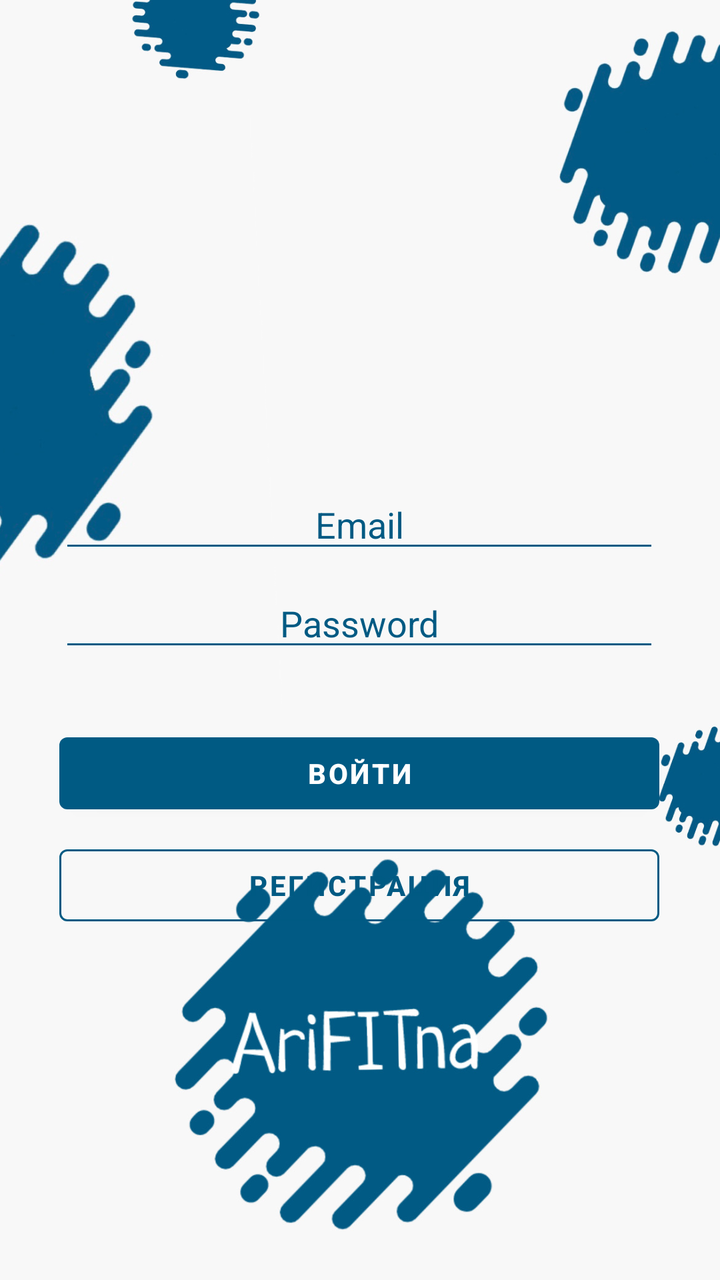
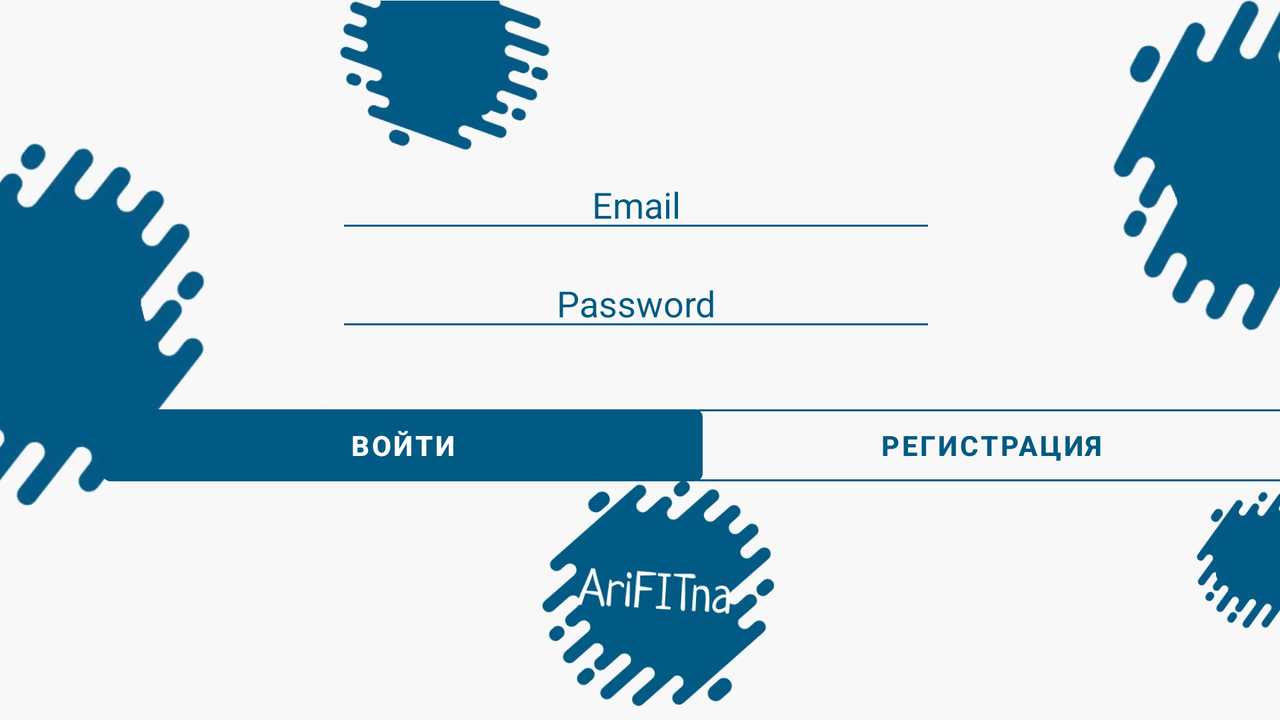

The same Android screen from two of the app's own layout files: first res/layout/ as a phone draws it, then the repository's variant for another configuration, drawn on a device whose configuration selects that folder. Both files follow.
<!-- AndroidManifest.xml: application theme Theme.Arifitna -->
<!-- res/layout/fragment_sign_in.xml -->
<?xml version="1.0" encoding="utf-8"?>
<androidx.constraintlayout.widget.ConstraintLayout xmlns:android="http://schemas.android.com/apk/res/android"
    xmlns:app="http://schemas.android.com/apk/res-auto"
    xmlns:tools="http://schemas.android.com/tools"
    android:layout_width="match_parent"
    android:layout_height="match_parent"
    android:background="@drawable/img0383"
    tools:context=".ui.signIn.signInFragment.SignInFragment">

    <EditText
        android:id="@+id/input_email"
        android:layout_width="300dp"
        android:layout_height="wrap_content"
        android:layout_marginTop="240dp"
        android:backgroundTint="@color/colorPrimary"
        android:gravity="center"
        android:hint="@string/email"
        android:inputType="textEmailAddress"
        android:textColor="@color/colorPrimary"
        android:textColorHint="@color/colorPrimary"
        android:textCursorDrawable="@color/colorPrimary"
        app:layout_constraintEnd_toEndOf="parent"
        app:layout_constraintHorizontal_bias="0.495"
        app:layout_constraintStart_toStartOf="parent"
        app:layout_constraintTop_toTopOf="parent" />

    <EditText
        android:id="@+id/input_password"
        android:layout_width="300dp"
        android:layout_height="wrap_content"
        android:layout_marginTop="8dp"
        android:backgroundTint="@color/colorPrimary"
        android:gravity="center"
        android:hint="@string/password"
        android:inputType="textPassword"
        android:textColor="@color/colorPrimary"
        android:textColorHint="@color/colorPrimary"
        android:textCursorDrawable="@color/colorPrimary"
        app:layout_constraintEnd_toEndOf="@+id/input_email"
        app:layout_constraintHorizontal_bias="0.0"
        app:layout_constraintStart_toStartOf="@+id/input_email"
        app:layout_constraintTop_toBottomOf="@+id/input_email" />

    <Button
        android:id="@+id/btIn"
        android:layout_width="300dp"
        android:layout_height="wrap_content"
        android:layout_marginTop="32dp"
        android:text="Войти"
        android:textColor="@color/white"
        android:textStyle="bold"
        app:layout_constraintEnd_toEndOf="@+id/input_password"
        app:layout_constraintHorizontal_bias="0.0"
        app:layout_constraintStart_toStartOf="@+id/input_password"
        app:layout_constraintTop_toBottomOf="@+id/input_password" />

    <Button
        android:id="@+id/btRegistrate"
        style="?attr/materialButtonOutlinedStyle"
        android:layout_width="300dp"
        android:layout_height="wrap_content"
        android:layout_marginTop="8dp"
        android:text="Регистрация"
        android:textColor="@color/colorPrimary"
        android:textStyle="bold"
        app:layout_constraintEnd_toEndOf="@+id/btIn"
        app:layout_constraintHorizontal_bias="0.0"
        app:layout_constraintStart_toStartOf="@+id/btIn"
        app:layout_constraintTop_toBottomOf="@+id/btIn"
        app:strokeColor="@color/colorPrimary" />

</androidx.constraintlayout.widget.ConstraintLayout>
<!-- resources referenced by this layout -->
<resources>
  <color name="colorPrimary">#005A83</color>
  <color name="white">#FFFFFFFF</color>
  <!-- drawable img0383: jpg bitmap (drawable-v24, 167772 bytes) -->
  <string name="email">Email</string>
  <string name="password">Password</string>
  <style name="Theme.Arifitna" parent="Theme.MaterialComponents.Light.DarkActionBar">
          
          <item name="colorPrimary">#005A83</item>
          <item name="colorPrimaryVariant">@color/purple_700</item>
          <item name="colorOnPrimary">@color/white</item>
          
          <item name="colorSecondary">@color/teal_200</item>
          <item name="colorSecondaryVariant">@color/teal_700</item>
          <item name="colorOnSecondary">@color/black</item>
          
          <item name="android:statusBarColor" tools:targetApi="l">?attr/colorPrimaryVariant</item>
          
          <item name="android:windowFullscreen">true</item>
      </style>
  <color name="purple_700">#FF3700B3</color>
  <color name="teal_200">#FF03DAC5</color>
  <color name="teal_700">#FF018786</color>
  <color name="black">#FF000000</color>
</resources>
<!-- res/layout-land/fragment_sign_in.xml (the repository's variant of the layout above) -->
<!-- drawn on the phone turned sideways -->
<?xml version="1.0" encoding="utf-8"?>
<androidx.constraintlayout.widget.ConstraintLayout xmlns:android="http://schemas.android.com/apk/res/android"
    xmlns:app="http://schemas.android.com/apk/res-auto"
    xmlns:tools="http://schemas.android.com/tools"
    android:layout_width="match_parent"
    android:layout_height="match_parent"
    android:background="@drawable/img0497"
    tools:context=".ui.signIn.signInFragment.SignInFragment">

    <EditText
        android:id="@+id/input_email"
        android:layout_width="300dp"
        android:layout_height="wrap_content"
        android:layout_marginTop="80dp"
        android:backgroundTint="@color/colorPrimary"
        android:gravity="center"
        android:hint="@string/email"
        android:inputType="textEmailAddress"
        android:textColor="@color/colorPrimary"
        android:textColorHint="@color/colorPrimary"
        android:textCursorDrawable="@color/colorPrimary"
        app:layout_constraintEnd_toEndOf="parent"
        app:layout_constraintHorizontal_bias="0.494"
        app:layout_constraintStart_toStartOf="parent"
        app:layout_constraintTop_toTopOf="parent" />

    <EditText
        android:id="@+id/input_password"
        android:layout_width="300dp"
        android:layout_height="wrap_content"
        android:layout_marginTop="8dp"
        android:backgroundTint="@color/colorPrimary"
        android:gravity="center"
        android:hint="@string/password"
        android:inputType="textPassword"
        android:textColor="@color/colorPrimary"
        android:textColorHint="@color/colorPrimary"
        android:textCursorDrawable="@color/colorPrimary"
        app:layout_constraintEnd_toEndOf="@+id/input_email"
        app:layout_constraintHorizontal_bias="0.0"
        app:layout_constraintStart_toStartOf="@+id/input_email"
        app:layout_constraintTop_toBottomOf="@+id/input_email" />

    <Button
        android:id="@+id/btIn"
        android:layout_width="300dp"
        android:layout_height="wrap_content"
        android:layout_marginTop="28dp"
        android:text="Войти"
        android:textColor="@color/white"
        android:textStyle="bold"
        app:layout_constraintEnd_toEndOf="@+id/input_password"
        app:layout_constraintHorizontal_bias="0.305"
        app:layout_constraintStart_toStartOf="parent"
        app:layout_constraintTop_toBottomOf="@+id/input_password" />

    <Button
        android:id="@+id/btRegistrate"
        style="?attr/materialButtonOutlinedStyle"
        android:layout_width="300dp"
        android:layout_height="wrap_content"
        android:text="Регистрация"
        android:textColor="@color/colorPrimary"
        android:textStyle="bold"
        app:layout_constraintEnd_toEndOf="parent"
        app:layout_constraintStart_toEndOf="@+id/btIn"
        app:layout_constraintTop_toTopOf="@+id/btIn"
        app:strokeColor="@color/colorPrimary" />

</androidx.constraintlayout.widget.ConstraintLayout>
<!-- resources referenced by the variant -->
<!-- as the phone turned sideways resolves them -->
<resources>
  <color name="colorPrimary">#005A83</color>
  <color name="white">#FFFFFFFF</color>
  <!-- drawable img0497: jpg bitmap (drawable-v24, 144848 bytes) -->
  <string name="email">Email</string>
  <string name="password">Password</string>
  <style name="Theme.Arifitna" parent="Theme.MaterialComponents.Light.DarkActionBar">
          
          <item name="colorPrimary">#005A83</item>
          <item name="colorPrimaryVariant">@color/purple_700</item>
          <item name="colorOnPrimary">@color/white</item>
          
          <item name="colorSecondary">@color/teal_200</item>
          <item name="colorSecondaryVariant">@color/teal_700</item>
          <item name="colorOnSecondary">@color/black</item>
          
          <item name="android:statusBarColor" tools:targetApi="l">?attr/colorPrimaryVariant</item>
          
          <item name="android:windowFullscreen">true</item>
      </style>
  <color name="purple_700">#FF3700B3</color>
  <color name="teal_200">#FF03DAC5</color>
  <color name="teal_700">#FF018786</color>
  <color name="black">#FF000000</color>
</resources>
